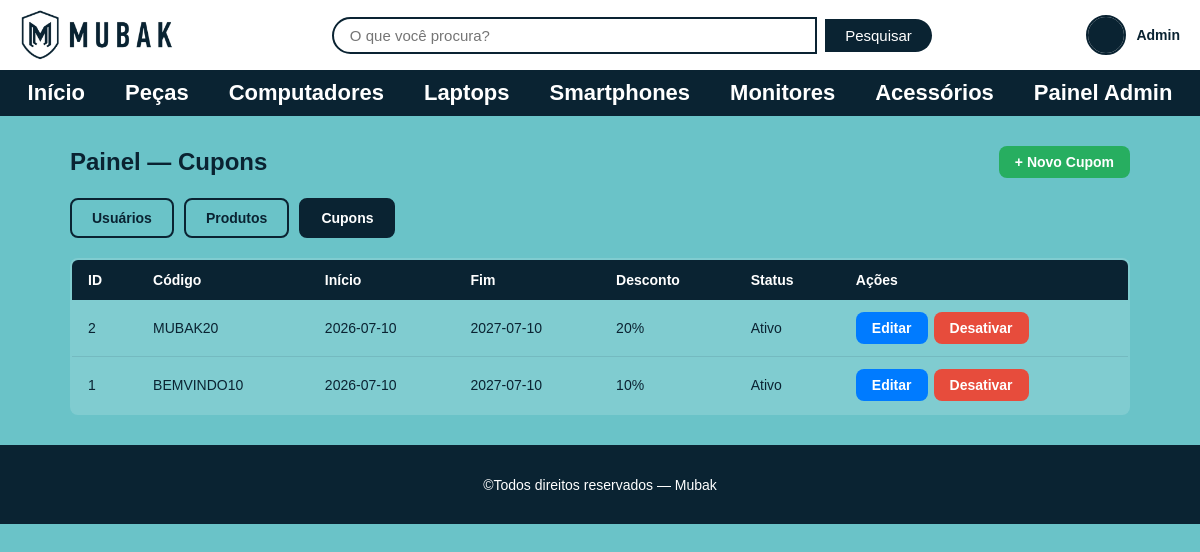
Page /admin/cupons (signed in) on the committed database.
### tables this page shows
CREATE TABLE usuario(
            id_usuario INTEGER PRIMARY KEY AUTOINCREMENT NOT NULL,
            nome varchar(50) NOT NULL,
            email varchar(50) NOT NULL,
            senha varchar(50) NOT NULL,
            telefone varchar(50) NOT NULL,
            cpf varchar(50) UNIQUE NOT NULL,
            data_nasc DATE NOT NULL,
            foto varchar NOT NULL,
            id_perfil INT NOT NULL,
            FOREIGN KEY(id_perfil) REFERENCES perfil(id_perfil)
        );

CREATE TABLE cupom(
            id_cupom INTEGER PRIMARY KEY AUTOINCREMENT NOT NULL,
            codigo varchar(50) NOT NULL,
            inicio DATE NOT NULL,
            fim DATE NOT NULL,
            valor float NOT NULL,
            ativo boolean NOT NULL
        );

### routes/admin_routes.py (the view)
@bp.route('/admin/cupons')
@admin_required
def admin_cupons():
    cupons = get_todos_cupons()
    return render_template('pages/admin_cupons.html', cupons=cupons)

### app.py (called while the page is built)
@app.before_request
def verificar_inatividade():
    if 'user_id' in session:
        agora = datetime.now()
        ultima_atividade = session.get('ultima_atividade')
        if ultima_atividade:
            ultima_atividade = datetime.fromisoformat(ultima_atividade)
            if agora - ultima_atividade > TEMPO_INATIVIDADE:
                session.clear()
                return redirect(url_for('auth.login'))
        session.permanent = True
        session['ultima_atividade'] = agora.isoformat()

### database.py (called while the page is built)
def get_db_connection():
    conn = sqlite3.connect(DATABASE)
    conn.row_factory = sqlite3.Row
    return conn

### models/cupom_model.py (called while the page is built)
def get_todos_cupons():
    conn = get_db_connection()
    rows = conn.execute('SELECT * FROM cupom ORDER BY id_cupom DESC').fetchall()
    conn.close()
    return rows

### models/usuario_model.py (called while the page is built)
def get_usuario_por_id(id_usuario):
    conn = get_db_connection()
    user = conn.execute(
        'SELECT * FROM usuario WHERE id_usuario=?', (id_usuario,)
    ).fetchone()
    conn.close()
    return user

### templates/pages/admin_cupons.html (shortened to what this page needs)
<!DOCTYPE html>
<html lang="pt-br">
<head>
    <link rel="stylesheet" href="{{ url_for('static', filename='css/reset.css') }}">
    <link rel="stylesheet" href="{{ url_for('static', filename='css/global.css') }}">
    <link rel="stylesheet" href="{{ url_for('static', filename='css/admin.css') }}">
    <link rel="stylesheet" href="{{ url_for('static', filename='css/responsive.css') }}">
</head>
<body>
    {% include 'partials/header.html' %}
    <main>
        <div class="admin_container">
            <div class="admin_topo">
                <h2>Painel — Cupons</h2>
                <a href="{{ url_for('admin.novo_cupom') }}" class="btn_admin btn_novo">
                    + Novo Cupom
                </a>
            </div>
            <div class="admin_tabs">
                <a href="{{ url_for('admin.painel') }}" class="tab_link">Usuários</a>
                <a href="{{ url_for('admin.admin_produtos') }}" class="tab_link">Produtos</a>
                <a href="{{ url_for('admin.admin_cupons') }}" class="tab_link ativo">Cupons</a>
            </div>
            <table class="admin_tabela">
                <thead>
                    <tr>
                        <th>ID</th>
                        <th>Código</th>
                        <th>Início</th>
                        <th>Fim</th>
                        <th>Desconto</th>
                        <th>Status</th>
                        <th>Ações</th>
                    </tr>
                </thead>
                <tbody>
                    {% for cupom in cupons %}
                    <tr>
                        <td>{{ cupom.id_cupom }}</td>
                        <td>{{ cupom.codigo }}</td>
                        <td>{{ cupom.inicio }}</td>
                        <td>{{ cupom.fim }}</td>
                        <td>{{ "%.0f"|format(cupom.valor) }}%</td>
                        <td>
                            <span class="status_badge {{ 'status_pago' if cupom.ativo else 'status_cancelado' }}">
                                {{ 'Ativo' if cupom.ativo else 'Inativo' }}
                            </span>
                        </td>
                        <td>
                            <div class="admin_tabela_acoes">
                                <a href="{{ url_for('admin.editar_cupom', id_cupom=cupom.id_cupom) }}"
                                   class="btn_admin btn_editar">Editar</a>
                                <a href="{{ url_for('admin.alternar_cupom_view', id_cupom=cupom.id_cupom) }}"
                                   class="btn_admin {{ 'btn_excluir' if cupom.ativo else 'btn_novo' }}"
                                   onclick="return confirm('{{ 'Desativar' if cupom.ativo else 'Ativar' }} este cupom?')">
                                    {{ 'Desativar' if cupom.ativo else 'Ativar' }}
                                </a>
                            </div>
                        </td>
                    </tr>
                    {% else %}
                    <tr><td colspan="7">Nenhum cupom cadastrado.</td></tr>
                    {% endfor %}
                </tbody>
            </table>
        </div>
    </main>
    {% include 'partials/footer.html' %}
</body>
</html>

### templates/partials/header.html (shortened to what this page needs)
<header class="header">
    <figure class="header_logo">
        <a href="{{ url_for('index') }}">
            <img src="{{ url_for('static', filename='images/mubak_logo.png') }}" alt="Logo Mubak">
        </a>
    </figure>
    <section class="header_barra_pesquisa">
        <form action="{{ url_for('produto.pesquisar') }}" method="GET">
            <input type="search" name="q" placeholder="O que você procura?"
                   value="{{ busca|default('') }}" aria-label="Pesquisar">
            <button type="submit">Pesquisar</button>
        </form>
    </section>
    <div class="header_usuario">
        {% if session.user_id %}
            <a href="{{ url_for('user.perfil') }}" title="Ir para meu perfil">
                <img class="header_usuario_avatar"
                     src="{{ url_for('static', filename='uploads/' + (session.user_foto or 'default.png')) }}"
                     alt="Foto de {{ session.user_nome }}">
                <span class="header_usuario_nome">{{ session.user_nome }}</span>
            </a>
        {% endif %}
    </div>
</header>
<nav class="menu_principal">
    <ul>
        <li><a href="{{ url_for('index') }}">Início</a></li>
        <li><a href="{{ url_for('produto.produtos', categoria='Peças') }}">Peças</a></li>
        <li><a href="{{ url_for('produto.produtos', categoria='Computadores') }}">Computadores</a></li>
        <li><a href="{{ url_for('produto.produtos', categoria='Laptops') }}">Laptops</a></li>
        <li><a href="{{ url_for('produto.produtos', categoria='Smartphones') }}">Smartphones</a></li>
        <li><a href="{{ url_for('produto.produtos', categoria='Monitores') }}">Monitores</a></li>
        <li><a href="{{ url_for('produto.produtos', categoria='Acessórios') }}">Acessórios</a></li>
        {% if session.user_id %}
            {% if session.is_admin %}
            <li><a href="{{ url_for('admin.painel') }}">Painel Admin</a></li>
            {% else %}
            <li><a href="{{ url_for('favorito.favoritos') }}">Favoritos</a></li>
            <li><a href="{{ url_for('carrinho.carrinho') }}">Carrinho</a></li>
            {% endif %}
        {% endif %}
    </ul>
</nav>

### static/css/global.css (style rules this page uses)
:root { --cor-primaria: #0a2332; --cor-fundo: #6ac3c8; --cor-branca: #ffffff; --cor-texto-claro: #ffffff; --cor-destaque: #007BFF; --cor-perigo: #e74c3c; --cor-sucesso: #27ae60; --borda-radius: 8px; --sombra: 0 2px 8px rgba(0, 0, 0, 0.2); }
body { background-color: var(--cor-fundo); font-family: sans-serif; }
h2 { text-align: center; margin-bottom: 1%; margin-top: 1%; font-family: sans-serif; width: 100%; }
.header { display: flex; align-items: center; justify-content: space-between; padding: 10px 20px; background-color: var(--cor-branca); }
.header_barra_pesquisa { flex: 1; display: flex; justify-content: center; }
.header_barra_pesquisa form { display: flex; align-items: center; gap: 8px; width: 100%; max-width: 600px; }
.header_barra_pesquisa input[type="search"] { flex: 1; padding: 8px 16px; border: 2px solid var(--cor-primaria); border-radius: 25px 0 0 25px; font-size: 15px; outline: none; }
.header_barra_pesquisa button { padding: 8px 20px; background-color: var(--cor-primaria); color: var(--cor-branca); border: none; border-radius: 0 25px 25px 0; cursor: pointer; font-size: 15px; transition: background-color 0.3s; }
.header_logo img { display: block; max-height: 50px; }
.header_usuario { display: flex; align-items: center; gap: 10px; }
.header_usuario_avatar { width: 40px; height: 40px; border-radius: 50%; object-fit: cover; border: 2px solid var(--cor-primaria); }
.header_usuario_nome { font-size: 14px; font-weight: bold; color: var(--cor-primaria); white-space: nowrap; }
.header_usuario a { display: flex; align-items: center; gap: 10px; text-decoration: none; }
.menu_principal { background-color: var(--cor-primaria); padding: 10px 0; }
.menu_principal ul { display: flex; justify-content: center; list-style: none; margin: 0; padding: 0; gap: 40px; }
.menu_principal a { text-decoration: none; color: var(--cor-branca); font-family: sans-serif; font-weight: bold; font-size: 22px; transition: color 0.3s; }

### static/css/admin.css (style rules this page uses)
.admin_container { max-width: 1100px; margin: 30px auto; padding: 0 20px; }
.admin_topo { display: flex; justify-content: space-between; align-items: center; margin-bottom: 20px; flex-wrap: wrap; gap: 12px; }
.admin_topo h2 { color: var(--cor-primaria); width: auto; text-align: left; margin: 0; }
.admin_tabs { display: flex; gap: 10px; margin-bottom: 20px; }
.tab_link { padding: 10px 20px; border: 2px solid var(--cor-primaria); border-radius: var(--borda-radius); font-size: 14px; font-weight: bold; color: var(--cor-primaria); text-decoration: none; transition: all 0.2s; }
.tab_link:hover, .tab_link.ativo { background: var(--cor-primaria); color: var(--cor-branca); }
.btn_admin { padding: 8px 16px; border: none; border-radius: var(--borda-radius); font-size: 14px; font-weight: bold; cursor: pointer; text-decoration: none; display: inline-block; transition: opacity 0.2s; }
.btn_novo { background: var(--cor-sucesso); color: var(--cor-branca); }
.btn_editar { background: var(--cor-destaque); color: var(--cor-branca); }
.btn_excluir { background: var(--cor-perigo); color: var(--cor-branca); }
.admin_tabela { width: 100%; border-collapse: collapse; background: rgba(255, 255, 255, 0.15); border: 2px solid var(--cor-primaria); border-radius: var(--borda-radius); overflow: hidden; }
.admin_tabela th { background: var(--cor-primaria); color: var(--cor-branca); padding: 12px 16px; text-align: left; font-size: 14px; }
.admin_tabela td { padding: 12px 16px; border-bottom: 1px solid rgba(10, 35, 50, 0.1); font-size: 14px; color: var(--cor-primaria); vertical-align: middle; }
.admin_tabela tr:last-child td { border-bottom: none; }
.admin_tabela_acoes { display: flex; gap: 6px; flex-wrap: wrap; }

### rows in the picture
usuario: user_nome "Admin"
cupom: id_cupom "2", codigo "MUBAK20", inicio "2026-07-10", fim "2027-07-10", valor "20", ativo "Ativo", ativo "Desativar"
cupom: id_cupom "1", codigo "BEMVINDO10", inicio "2026-07-10", fim "2027-07-10", valor "10", ativo "Ativo", ativo "Desativar"
